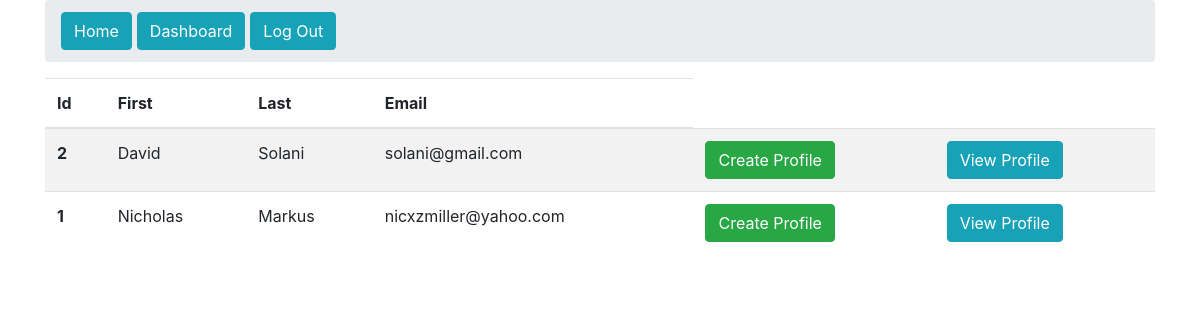
The page /students (signed in) on the database as committed earlier.
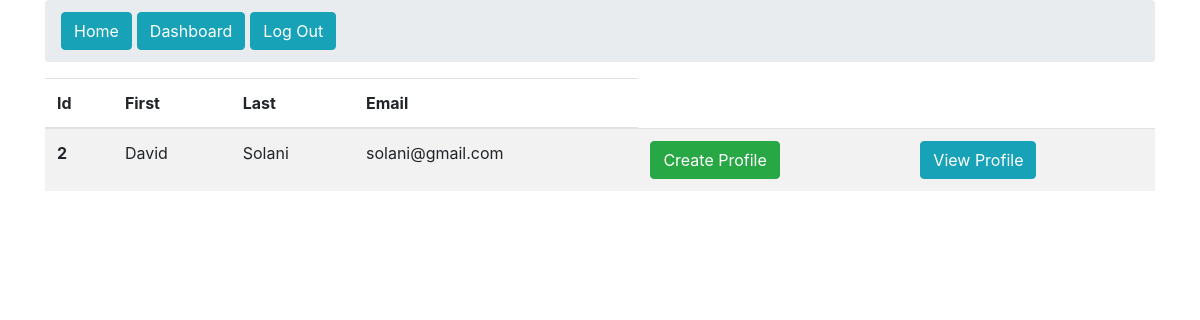
The same page on the database as committed later.
### models.py (models this page shows, shortened)
class CRUD():
    def add(self):
        db.session.add(self)
        db.session.commit()

class Student(db.Model, CRUD):
    __tablename__ = 'student'
    id = db.Column(db.Integer, primary_key=True)
    firstname = db.Column(db.String(64))
    lastname = db.Column(db.String(64))
    email = db.Column(db.String(100), unique=True, index=True)
    address_1 = db.Column(db.String(200))
    address_2 = db.Column(db.String(200))
    city = db.Column(db.String(200))
    state = db.Column(db.String(200))
    zip_code = db.Column(db.String(200))
    date_created = db.Column(db.DateTime(), default=datetime.utcnow)
    student_profile = db.relationship('StudentProfile', backref="student", cascade="all, delete-orphan", uselist=False)

### app/main/views.py (the view)
@main.route("/students", methods=["GET"])
def get_students():
    try:
        user_email = session['user']
    except:
        user_email = None
    if user_email:
        students = Student.query.order_by(Student.firstname).all()
        return render_template("viewstudents.html", students=students)
    else:
        return redirect(url_for("main.login"))

### templates/viewstudents.html (shortened to what this page needs)
<!DOCTYPE html>
<html>
<head>
    <link rel="stylesheet" href="https://maxcdn.bootstrapcdn.com/bootstrap/4.0.0/css/bootstrap.min.css">
    <link rel="stylesheet" href="css/style.css">
</head>
<body>
    <div class="container">
        <ul class="breadcrumb">
            <li><a class="btn btn-info" href="{{url_for('main.index')}}">Home</a></li>
            <li><a class="btn btn-info" style="margin-left:5px;" href="{{url_for('main.dashboard')}}">Dashboard</a></li>
            <a href="{{url_for('main.index')}}"><button class="btn btn-info" style="margin-left:5px;">Log Out</button></a>
        </ul>
<table class="table table-striped" id="tabledel">
  <thead class="">
    <tr>
      <th scope="col">Id</th>
      <th scope="col">First</th>
      <th scope="col">Last</th>
      <th scope="col">Email</th>
    </tr>
  </thead>
  <tbody>
  {% for student in students %}
      <tr>
      <th scope="row">{{student.id}}</th>
      <td>{{student.firstname}}</td>
      <td>{{student.lastname}}</td>
      <td>{{student.email}}</td>
        <td><a class="btn btn-success" href="{{url_for('main.profile')}}?student={{student.id}}">Create Profile</a></td>
        <td><a class="btn btn-info" href="{{url_for('main.get_student')}}?student={{student.id}}">View Profile</a></td>
    </tr>
  {% endfor %}
  </tbody>
</table>
    </div>
</body>
</html>

Rows that differ between the two databases and show on the page:
removed Student: id "1", firstname "Nicholas", lastname "Markus", email "nicxzmiller@yahoo.com"
